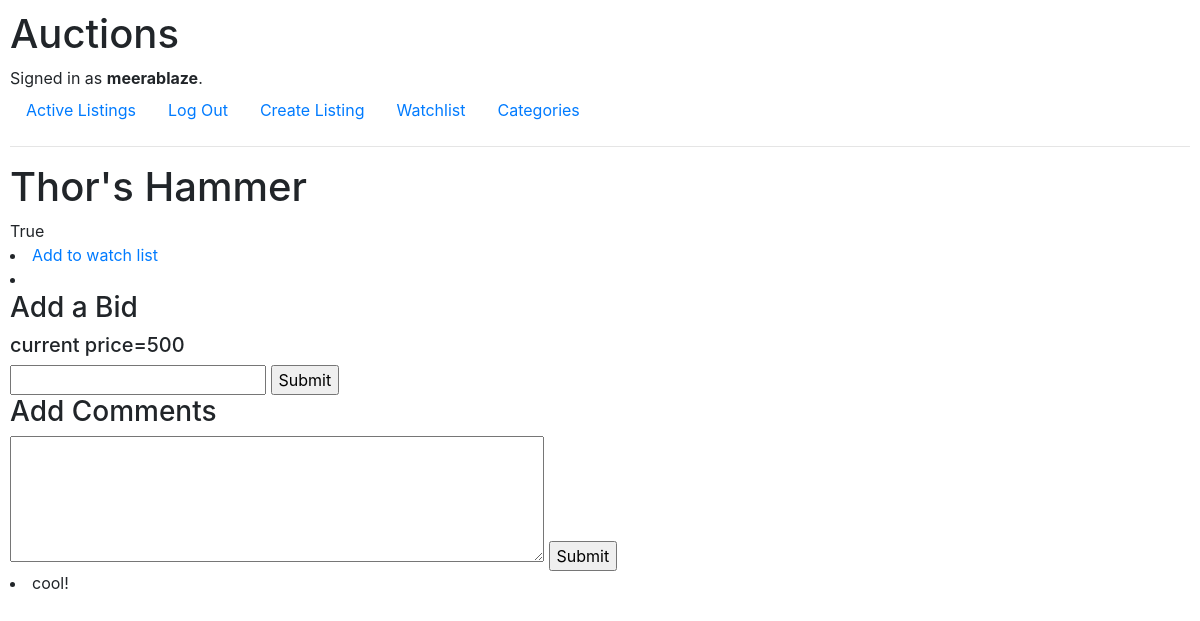
The app's page /list/2 (signed in) with its own data.
### auctions/models.py (models this page shows, shortened)
class User(AbstractUser):
    pass

class Listing(models.Model):
    title      =models.CharField(max_length=200)
    description=models.CharField(max_length=4000)
    base_bid   =models.IntegerField()
    url        =models.URLField(max_length=4000, blank=True)
    category   =models.CharField(null=True, max_length=4000)
    created_by =models.ForeignKey(User,on_delete=models.CASCADE,null=True,related_name='created_by')
    status =models.BooleanField(default=True)
    winner=models.ForeignKey(User,on_delete=models.CASCADE,null=True,related_name='winner')
    def max_bid(self):
        return Bids.objects.all().filter(listing=self).aggregate(Max('bid'))

class Comment(models.Model):
    listing = models.ForeignKey(Listing,on_delete=models.CASCADE)
    user    = models.ForeignKey(User,on_delete=models.CASCADE)
    text    = models.CharField(max_length=4000)
    def __str__(self):
        return  f"{self.text}"

### auctions/views.py (the view)
# urls.py: path("list/<int:id1>",views.list,name="list"),
def list(request,id1):
    if request.method=='GET':
        listing=Listing.objects.filter(id=id1).first()
        watchlist=None
        if(request.user.is_authenticated):
            watchlist =Watchlist.objects.filter(listing=listing,user=request.user).first()
        comment=listing.comment_set.all()
        x=listing.max_bid()
        y=listing.base_bid
        print(x)
        if x['bid__max'] is None:
            x['bid__max']=y
        print(y)
        return render(request,"auctions/list.html",{'listing':listing,'comments':comment,'watchlist':watchlist,'max_bid':x})

### auctions/templates/auctions/list.html (shortened to what this page needs)
{%extends 'auctions/layout.html'%}
{% block body%}
<h1>{{listing.title}}</h1>
{{listing.status}}
{% if listing.status %}
{%if user.is_authenticated%}
{%if watchlist%}
<li><a href="/watchlist/{{listing.id}}/del">Remove from watch list</a></li>
{%else%}
<li><a href="/watchlist/{{listing.id}}/add">Add to watch list</a></li>
{% endif %}
<li><img src="{{listing.url}}" alt=""></li>
{%endif%}
<h3>Add a Bid</h3>
<h5>current price={{ max_bid.bid__max }}</h5>
{% with x=max_bid.bid__max %}
<form action="/bid/add/{{listing.id}}" method="post">
<input type="number" name='bid' min='{{x}}'>
<input type="submit">
</form>
{% endwith %}
<h3>Add Comments</h3>
<form action="/comment/new" method="post">
    <textarea name="comment" id="" cols="50" rows="5"></textarea>
    <input type="submit">
</form>
{%for comment in comments%}
<li>{{comment}}</li>
{% endfor %}
{% else %}
<h2>Auction is completed for this item</h2>
<h2>winner is {{listing.winner}}</h2>
{% endif %}
{% endblock %}

### auctions/templates/auctions/layout.html (shortened to what this page needs)
{% load static %}
<!DOCTYPE html>
<html lang="en">
    <head>
        <link rel="stylesheet" href="https://stackpath.bootstrapcdn.com/bootstrap/4.4.1/css/bootstrap.min.css">
        <link href="{% static 'auctions/styles.css' %}" rel="stylesheet">
    </head>
    <body>
        <h1>Auctions</h1>
        <div>
            {% if user.is_authenticated %}
                Signed in as <strong>{{ user.username }}</strong>.
            {% else %}
                Not signed in.
            {% endif %}
        </div>
        <ul class="nav">
            <li class="nav-item">
                <a class="nav-link" href="{% url 'index' %}">Active Listings</a>
            </li>
            {% if user.is_authenticated %}
                <li class="nav-item">
                    <a class="nav-link" href="{% url 'logout' %}">Log Out</a>
                </li>
                <li class="nav-item">
                   <a class="nav-link" href="{% url 'add_listing' %}">Create Listing</a>
               </li>
               <li class="nav-item">
                   <a class="nav-link" href="{% url 'watchlist' %}">Watchlist</a>
               </li>
               <li class="nav-item">
                   <a class="nav-link" href="{% url 'categories'%}">Categories</a>
               </li>
            {% endif %}
        </ul>
        <hr>
        {% block body %}
        {% endblock %}
    </body>
</html>

### auctions/static/auctions/styles.css (style rules this page uses)
body { padding: 10px; background-color: white; }
input { border: 2px solid lightblue border-radius: 5px }

### records on screen
User: username "meerablaze"
Listing: title "Thor's Hammer", status "True"
Comment: text "cool!"

### other values on screen
{{ max_bid.bid__max }} "500"
